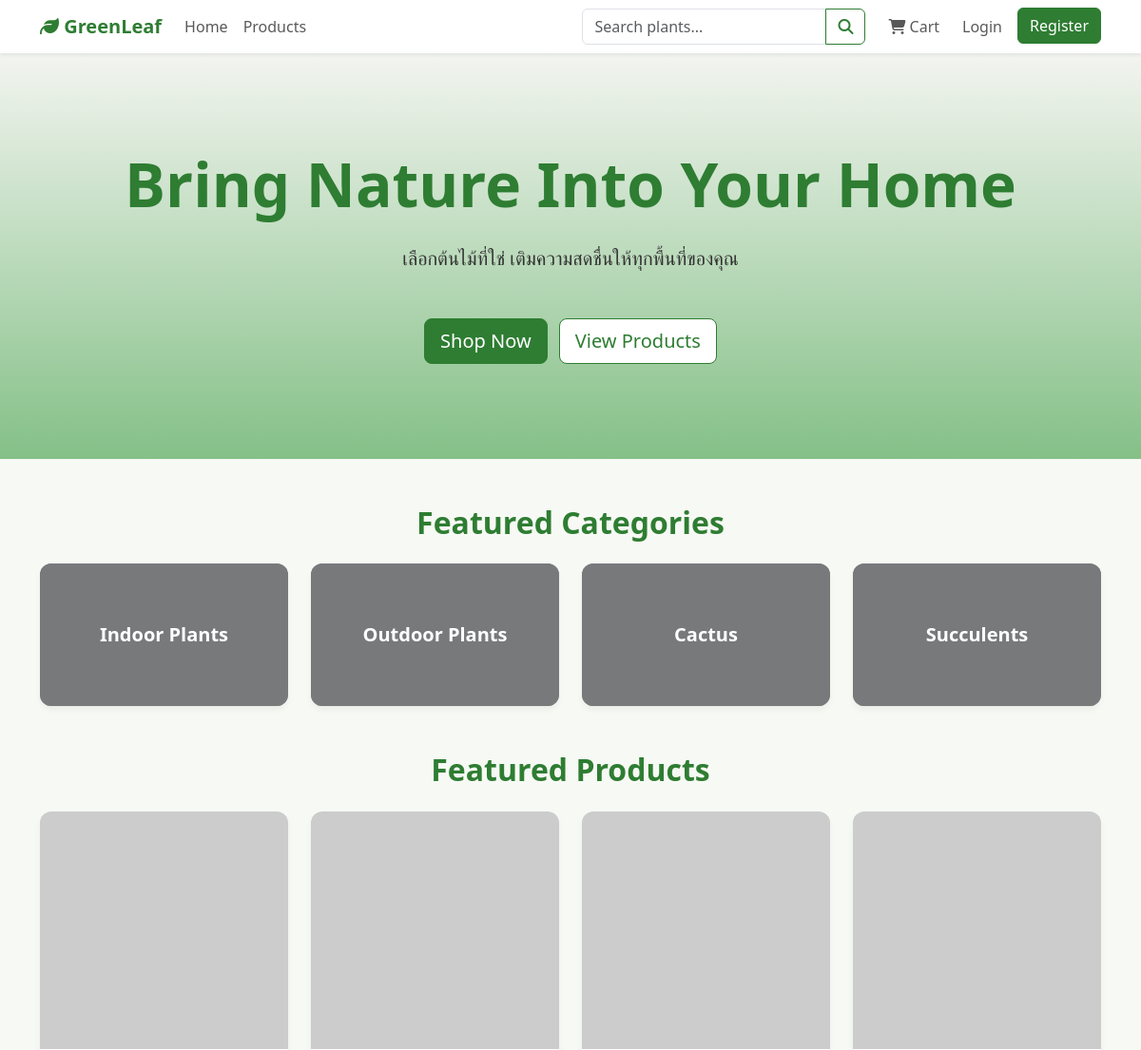
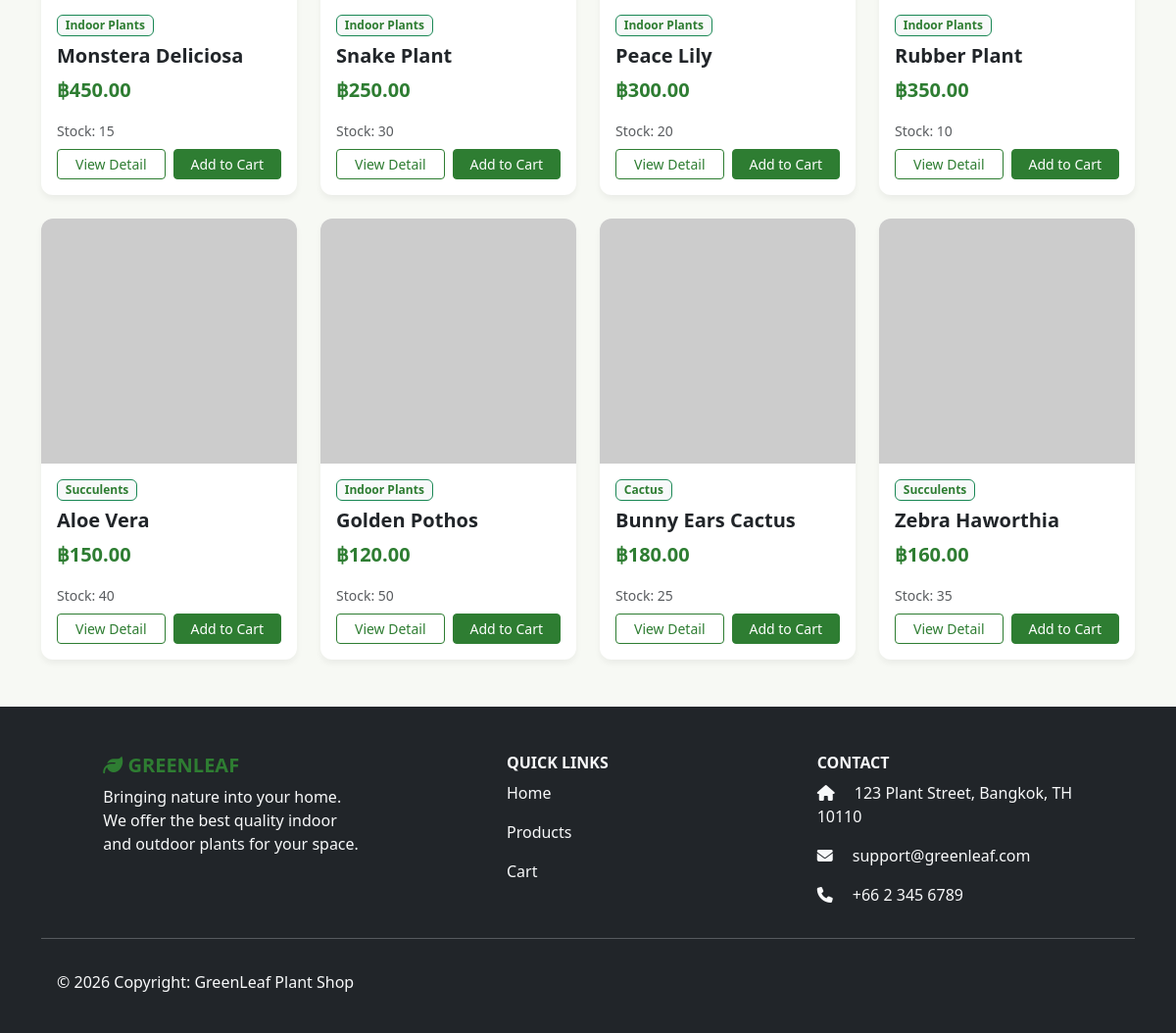
The page / on the database its author committed (2 pictures, top to bottom).
### tables this page shows
CREATE TABLE `categories` (
  `id` int(11) NOT NULL AUTO_INCREMENT,
  `name` varchar(100) NOT NULL,
  `image` varchar(255) DEFAULT NULL,
  `created_at` timestamp DEFAULT current_timestamp(),
  PRIMARY KEY (`id`)
);

CREATE TABLE `products` (
  `id` int(11) NOT NULL AUTO_INCREMENT,
  `category_id` int(11) NOT NULL,
  `name` varchar(255) NOT NULL,
  `description` text DEFAULT NULL,
  `care_instruction` text DEFAULT NULL,
  `light_requirement` varchar(100) DEFAULT NULL,
  `water_requirement` varchar(100) DEFAULT NULL,
  `price` decimal(10,2) NOT NULL,
  `stock` int(11) NOT NULL DEFAULT 0,
  `image` varchar(255) DEFAULT NULL,
  `created_at` timestamp DEFAULT current_timestamp(),
  PRIMARY KEY (`id`),
  KEY `category_id` (`category_id`),
  CONSTRAINT `products_ibfk_1` FOREIGN KEY (`category_id`) REFERENCES `categories` (`id`) ON DELETE CASCADE
);

### index.php (the view)
<?php
require_once 'includes/header.php';
require_once 'includes/navbar.php';
$stmt = $conn->query("SELECT * FROM categories LIMIT 4");
$categories = $stmt->fetchAll();
$stmt = $conn->query("SELECT p.*, c.name as category_name FROM products p JOIN categories c ON p.category_id = c.id ORDER BY p.created_at DESC LIMIT 8");
$featured_products = $stmt->fetchAll();
?>
<section class="hero-section text-center">
    <div class="container">
        <h1 class="display-3 fw-bold text-success mb-4">Bring Nature Into Your Home</h1>
        <p class="lead mb-5">เลือกต้นไม้ที่ใช่ เติมความสดชื่นให้ทุกพื้นที่ของคุณ</p>
        <a href="products.php" class="btn btn-success btn-lg me-2">Shop Now</a>
        <a href="products.php" class="btn btn-outline-success btn-lg bg-white">View Products</a>
    </div>
</section>
<section class="container my-5">
    <h2 class="text-center text-success mb-4 fw-bold">Featured Categories</h2>
    <div class="row g-4">
        <?php foreach($categories as $category): ?>
        <div class="col-6 col-md-3">
            <a href="products.php?category=<?= $category['id'] ?>" class="text-decoration-none">
                <div class="card bg-dark text-white text-center category-card">
                    <img src="https://placehold.co/400x300/2E7D32/FFF?text=<?= urlencode($category['name']) ?>" class="card-img category-img opacity-50" alt="<?= htmlspecialchars($category['name']) ?>">
                    <div class="card-img-overlay d-flex align-items-center justify-content-center">
                        <h5 class="card-title fw-bold m-0"><?= htmlspecialchars($category['name']) ?></h5>
                    </div>
                </div>
            </a>
        </div>
        <?php endforeach; ?>
    </div>
</section>
<section class="container my-5">
    <h2 class="text-center text-success mb-4 fw-bold">Featured Products</h2>
    <div class="row g-4">
        <?php foreach($featured_products as $product): ?>
        <div class="col-sm-6 col-md-4 col-lg-3">
            <div class="card h-100">
                <img src="https://placehold.co/400x400/F7F9F4/2E7D32?text=<?= urlencode($product['name']) ?>" class="card-img-top product-img" alt="<?= htmlspecialchars($product['name']) ?>">
                <div class="card-body d-flex flex-column">
                    <span class="badge bg-light text-success border border-success mb-2 align-self-start"><?= htmlspecialchars($product['category_name']) ?></span>
                    <h5 class="card-title fw-bold"><?= htmlspecialchars($product['name']) ?></h5>
                    <p class="card-text text-success fw-bold fs-5">฿<?= number_format($product['price'], 2) ?></p>
                    <div class="mt-auto">
                        <p class="text-muted small mb-2">Stock: <?= $product['stock'] ?></p>
                        <div class="d-flex justify-content-between">
                            <a href="product_detail.php?id=<?= $product['id'] ?>" class="btn btn-outline-success btn-sm w-50 me-1">View Detail</a>
                            <?php if($product['stock'] > 0): ?>
                                <a href="cart_action.php?action=add&id=<?= $product['id'] ?>&qty=1" class="btn btn-success btn-sm w-50 ms-1">Add to Cart</a>
                            <?php else: ?>
                                <button class="btn btn-secondary btn-sm w-50 ms-1" disabled>Out of Stock</button>
                            <?php endif; ?>
                        </div>
                    </div>
                </div>
            </div>
        </div>
        <?php endforeach; ?>
    </div>
</section>
<?php require_once 'includes/footer.php'; ?>

### includes/header.php (shortened to what this page needs)
<!DOCTYPE html>
<html lang="en">
<head>
    <link href="https://cdn.jsdelivr.net/npm/bootstrap@5.3.0/dist/css/bootstrap.min.css" rel="stylesheet">
    <link rel="stylesheet" href="https://cdnjs.cloudflare.com/ajax/libs/font-awesome/6.4.0/css/all.min.css">
    <link rel="stylesheet" href="assets/css/style.css">
</head>
<body>

### includes/navbar.php (shortened to what this page needs)
<nav class="navbar navbar-expand-lg navbar-light bg-white shadow-sm sticky-top">
    <div class="container">
        <a class="navbar-brand text-success fw-bold" href="index.php">
            <i class="fa-solid fa-leaf"></i> GreenLeaf
        </a>
        <div class="collapse navbar-collapse" id="navbarNav">
            <ul class="navbar-nav me-auto">
                <li class="nav-item"><a class="nav-link" href="index.php">Home</a></li>
                <li class="nav-item"><a class="nav-link" href="products.php">Products</a></li>
            </ul>
            <form class="d-flex me-3" action="products.php" method="GET">
                <div class="input-group">
                    <input class="form-control" type="search" name="search" placeholder="Search plants..." aria-label="Search">
                    <button class="btn btn-outline-success" type="submit"><i class="fa-solid fa-search"></i></button>
                </div>
            </form>
            <ul class="navbar-nav">
                <li class="nav-item me-2">
                    <a class="nav-link" href="cart.php">
                        <i class="fa-solid fa-shopping-cart"></i> Cart
                    </a>
                </li>
                <?php if (isset($_SESSION['user_id'])): ?>
                    <li class="nav-item dropdown">
                        <a class="nav-link dropdown-toggle" href="#" id="navbarDropdown" role="button" data-bs-toggle="dropdown">
                            <i class="fa-solid fa-user"></i> <?= htmlspecialchars($_SESSION['username']) ?>
                        </a>
                        <ul class="dropdown-menu dropdown-menu-end">
                            <li><a class="dropdown-item" href="profile.php">Profile</a></li>
                            <li><a class="dropdown-item" href="my_orders.php">My Orders</a></li>
                            <?php if(isset($_SESSION['role']) && $_SESSION['role'] === 'admin'): ?>
                                <li><hr class="dropdown-divider"></li>
                                <li><a class="dropdown-item" href="admin/index.php">Admin Panel</a></li>
                            <?php endif; ?>
                            <li><hr class="dropdown-divider"></li>
                            <li><a class="dropdown-item text-danger" href="logout.php">Logout</a></li>
                        </ul>
                    </li>
                <?php else: ?>
                    <li class="nav-item"><a class="nav-link" href="login.php">Login</a></li>
                    <li class="nav-item"><a class="btn btn-success ms-2" href="register.php">Register</a></li>
                <?php endif; ?>
            </ul>
        </div>
    </div>
</nav>

### includes/footer.php (shortened to what this page needs)
<footer class="bg-dark text-light pt-5 pb-4 mt-5">
    <div class="container text-center text-md-start">
        <div class="row">
            <div class="col-md-4 col-lg-4 col-xl-3 mx-auto mb-4">
                <h5 class="text-uppercase fw-bold text-success"><i class="fa-solid fa-leaf"></i> GreenLeaf</h5>
                <p>Bringing nature into your home. We offer the best quality indoor and outdoor plants for your space.</p>
            </div>
            <div class="col-md-2 col-lg-2 col-xl-2 mx-auto mb-4">
                <h6 class="text-uppercase fw-bold">Quick Links</h6>
                <p><a href="index.php" class="text-light text-decoration-none">Home</a></p>
                <p><a href="products.php" class="text-light text-decoration-none">Products</a></p>
                <p><a href="cart.php" class="text-light text-decoration-none">Cart</a></p>
            </div>
            <div class="col-md-4 col-lg-3 col-xl-3 mx-auto mb-md-0 mb-4">
                <h6 class="text-uppercase fw-bold">Contact</h6>
                <p><i class="fa-solid fa-home me-3"></i> 123 Plant Street, Bangkok, TH 10110</p>
                <p><i class="fa-solid fa-envelope me-3"></i> support@greenleaf.com</p>
                <p><i class="fa-solid fa-phone me-3"></i> +66 2 345 6789</p>
            </div>
        </div>
        <hr>
        <div class="row d-flex align-items-center">
            <div class="col-md-7 col-lg-8 text-center text-md-start">
                <div class="p-3">
                    © <?= date('Y') ?> Copyright: GreenLeaf Plant Shop
                </div>
            </div>
        </div>
    </div>
</footer>
</body>
</html>

### assets/css/style.css (style rules this page uses)
:root { --primary-color: #2E7D32; --secondary-color: #66BB6A; --bg-color: #F7F9F4; --text-color: #333333; }
body { background-color: var(--bg-color); color: var(--text-color); font-family: 'Segoe UI', Tahoma, Geneva, Verdana, sans-serif; }
.text-success { color: var(--primary-color) !important; }
.btn-success { background-color: var(--primary-color); border-color: var(--primary-color); }
.btn-outline-success { color: var(--primary-color); border-color: var(--primary-color); }
.hero-section { background: linear-gradient(rgba(247, 249, 244, 0.9), rgba(102, 187, 106, 0.7)), url('https://placehold.co/1920x600/2E7D32/FFF?text=GreenLeaf') center/cover; padding: 100px 0; color: #333; }
.card { border: none; border-radius: 12px; box-shadow: 0 4px 6px rgba(0,0,0,0.05); transition: transform 0.3s ease, box-shadow 0.3s ease; }
.product-img { height: 250px; object-fit: cover; border-top-left-radius: 12px; border-top-right-radius: 12px; }
.category-img { height: 150px; object-fit: cover; border-radius: 12px; }

### rows shown on the page
categories: name "Indoor Plants"
categories: name "Outdoor Plants"
categories: name "Cactus"
categories: name "Succulents"
products: category.name "Indoor Plants", name "Monstera Deliciosa", price "450.00", stock "15"
products: category.name "Indoor Plants", name "Snake Plant", price "250.00", stock "30"
products: category.name "Indoor Plants", name "Peace Lily", price "300.00", stock "20"
products: category.name "Indoor Plants", name "Rubber Plant", price "350.00", stock "10"
products: category.name "Succulents", name "Aloe Vera", price "150.00", stock "40"
products: category.name "Indoor Plants", name "Golden Pothos", price "120.00", stock "50"
products: category.name "Cactus", name "Bunny Ears Cactus", price "180.00", stock "25"
products: category.name "Succulents", name "Zebra Haworthia", price "160.00", stock "35"
